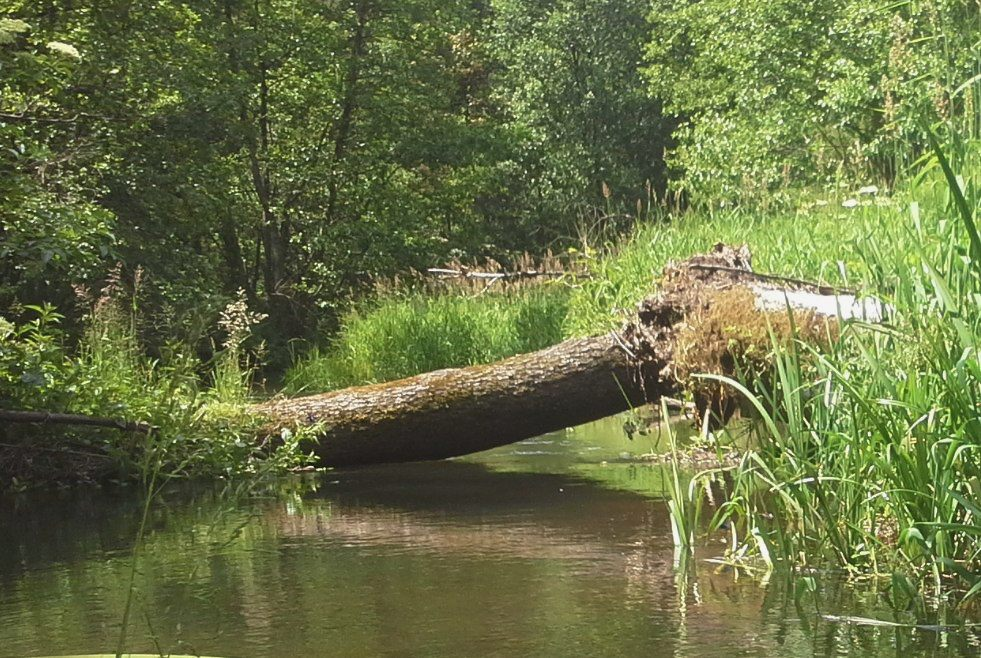
%> input picture rzeczka.jpg, 981 x 658 px
$ octave lab4_8.m   (GNU Octave 9; MATLAB toolbox functions it lacks are replaced by stand-ins)
%> lines starting %> are read from the running program, lines starting %| are printed output that depends on the picture; in (x1, y1, x2, y2) boxes, pixels count from 0 and x2, y2 are one past the last pixel; in counts of white or black regions, pixels touching at a corner belong together; the program's own positions count from 1
clear all; clf; clc;
#
img8 = imread("rzeczka.jpg");
%> img8 is the input picture: size 658x981x3 uint8; mean R, G, B 104.7, 113.4, 68.7
img = double(img8);
#
function wyjscie = PrzytnijZakres(wejscie)
  if(wejscie <= 0)
    wyjscie = 0;
  elseif(wejscie >= 255)
    wyjscie = 255;
  else
    wyjscie = wejscie;
  endif
endfunction
#
function wyjscie = Porownanie_vPS_mnoznik(we_stare, we_nowe, mnoznik)
  wyjscie = PrzytnijZakres(mnoznik * abs(we_nowe - we_stare));
endfunction
#
function wyjscie = Porownanie_v2_mnoznik(we_stare, we_nowe, mnoznik)
  wyjscie = PrzytnijZakres(mnoznik * (we_nowe - we_stare) + 127.5);
endfunction
#
function wyjscie = PodbijKolorCbCr(wejscie, podbicie_kolorow)
  wyjscie = PrzytnijZakres(128+(wejscie-128)*podbicie_kolorow);
endfunction
#
img_r = img(:,:,1);
img_g = img(:,:,2);
img_b = img(:,:,3);
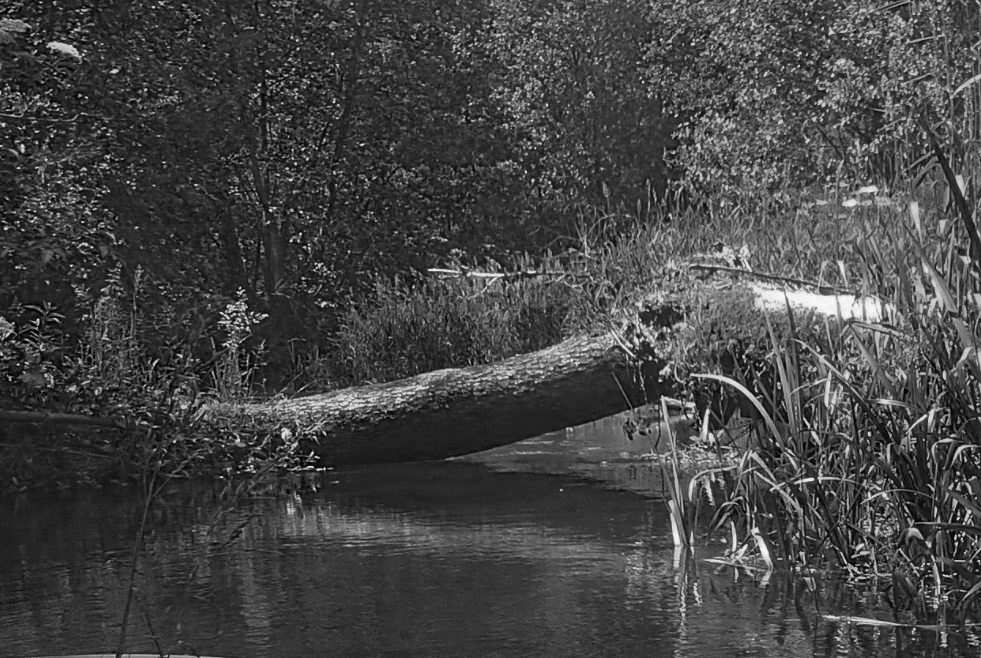
%> img_b: size 658x981 double; min 0, max 254, mean 68.7
#
img_y = 0 + 0.299*img_r + 0.587*img_g + 0.114*img_b;
img_cb = 128 - 0.168736*img_r - 0.331264*img_g + 0.5*img_b;
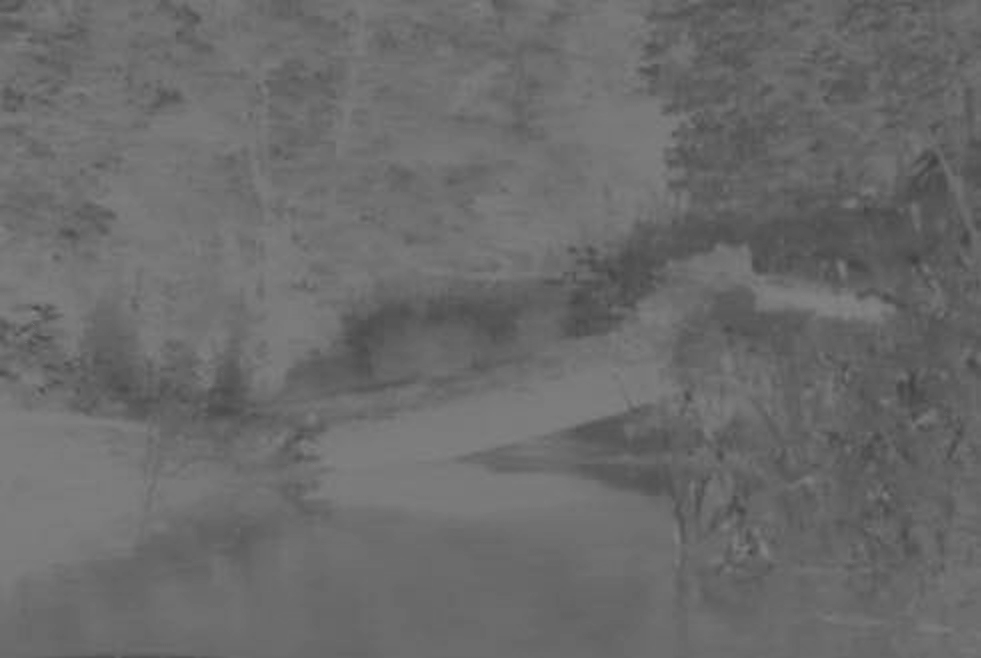
%> img_cb: size 658x981 double; min 64.73, max 134, mean 107.1
img_cr = 128 + 0.5*img_r - 0.418688*img_g - 0.081312*img_b;
#
wieksze128 = img_cr>128;
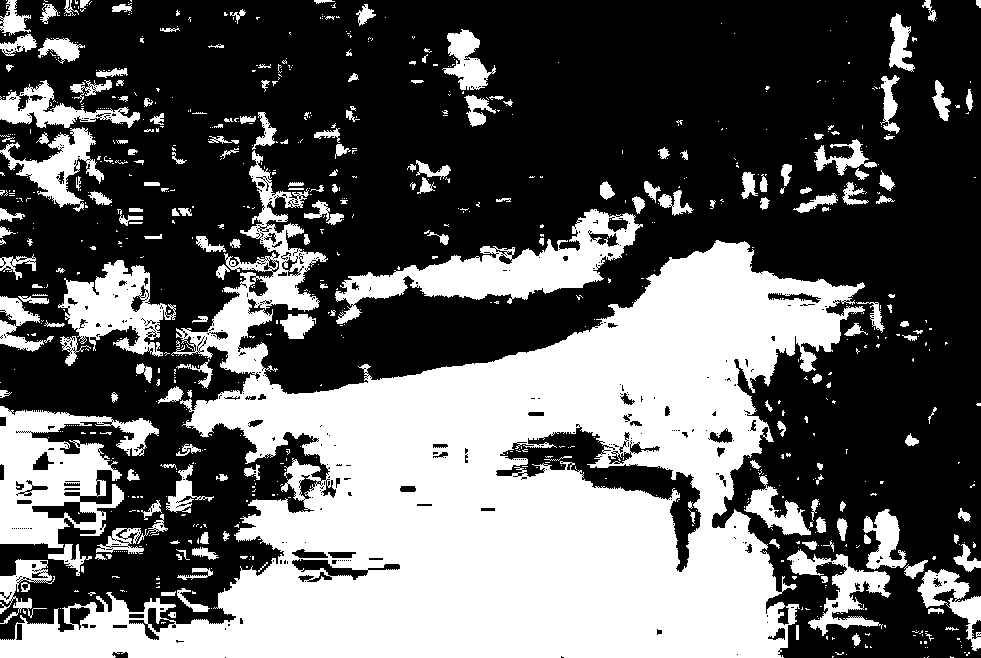
%> wieksze128: size 658x981 logical; 38.1% white; 820 white regions (619 under 20 px), largest, box (x1, y1, x2, y2) and area: (0, 150, 865, 658) 176801, (0, 406, 159, 548) 11423, (335, 209, 643, 324) 10749
mniejsze128 = img_cr<128;
%> mniejsze128: size 658x981 logical; 61.9% white; 818 black regions (617 under 20 px), largest, box (x1, y1, x2, y2) and area: (0, 150, 865, 658) 176850, (0, 406, 159, 548) 11435, (335, 209, 643, 324) 10749
img_cr(wieksze128) = 50;
img_cr(mniejsze128) = 200;
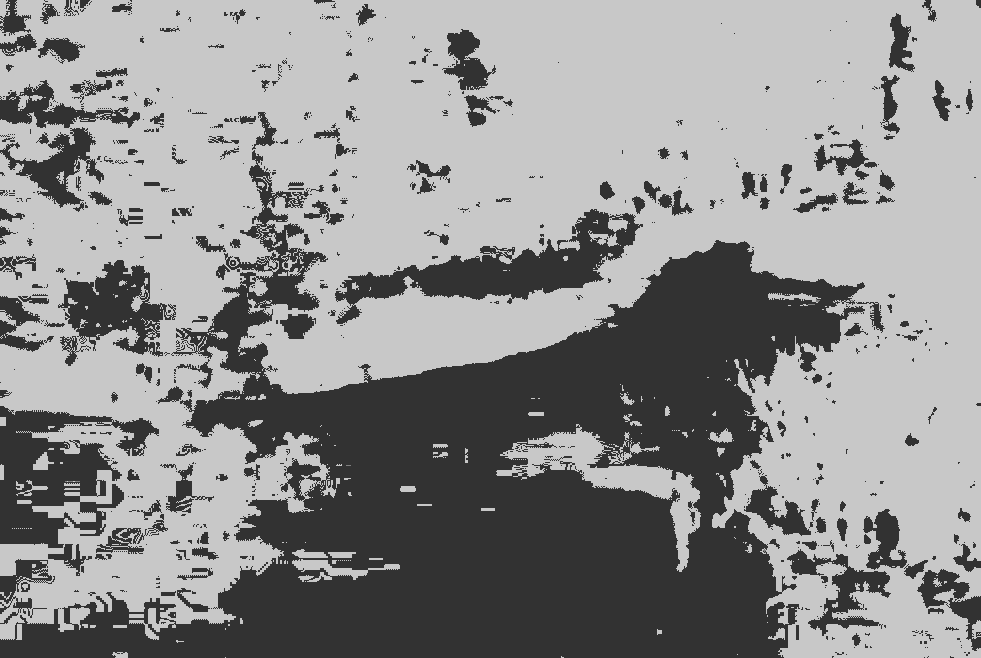
%> img_cr: size 658x981 double; min 50, max 200, mean 142.8
#
img_pokonwersji = img;
img_pokonwersji(:,:,1) = round(img_y+1.402*(img_cr-128));
img_pokonwersji(:,:,2) = round(img_y-0.344136*(img_cb-128)-0.714136*(img_cr-128));
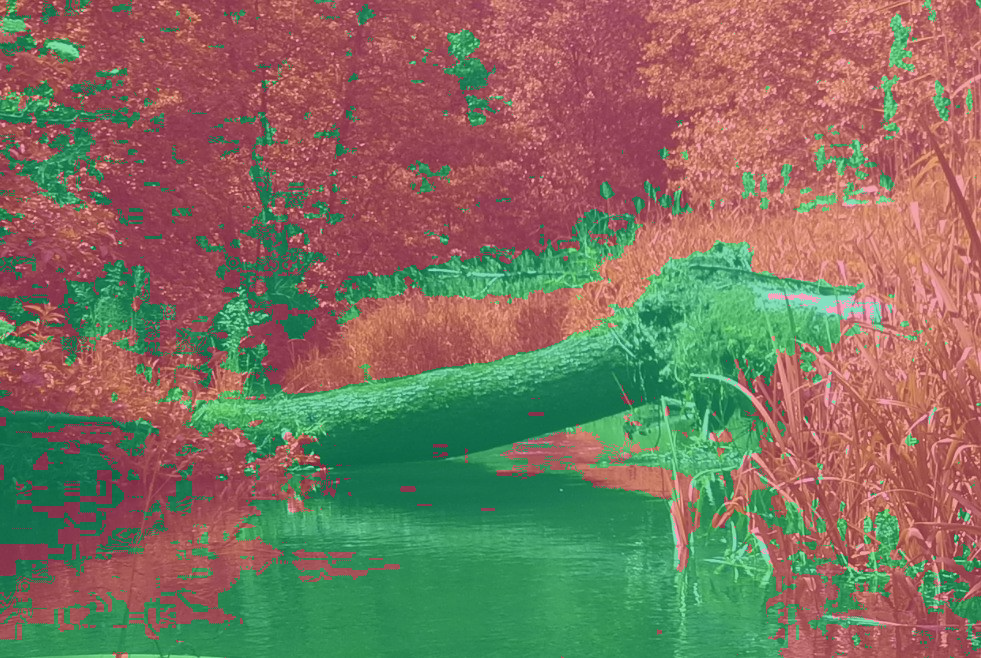
%> img_pokonwersji: size 658x981x3 double; mean R, G, B 126.6, 102.3, 68.7; drawn with min black and max white
img_pokonwersji(:,:,3) = round(img_y+1.772*(img_cb-128));
#
subplot(1, 2, 1);
imshow(img/255);
title("org");
#
subplot(1, 2, 2);
imshow(img_pokonwersji/255);
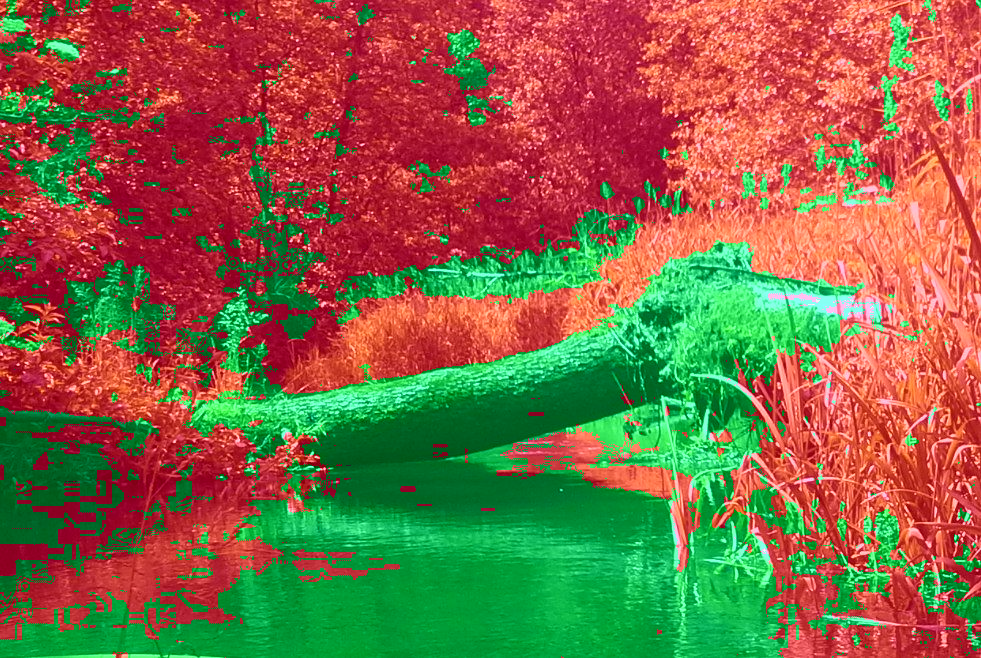
%> displayed picture: size 658x981x3, on the screen's scale of 0 to 255; mean R, G, B 131.8, 101.7, 68.7
title("YCbCr, Cr:>128=50;<128=200, RGB");
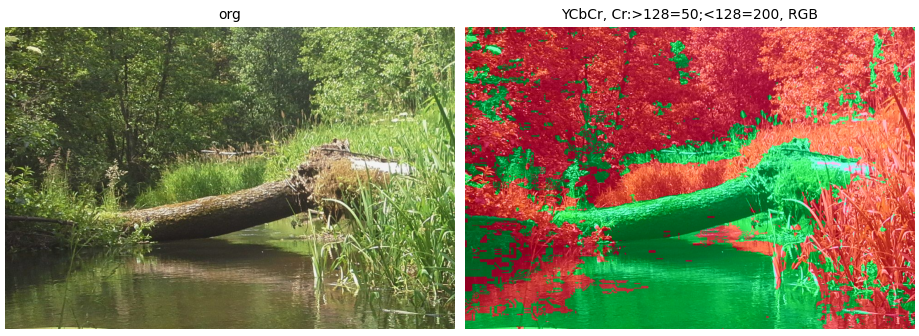
%> figure redrawn from the program's plot data, 2 panels

$ run again, with krajobraz.jpg copied over rzeczka.jpg
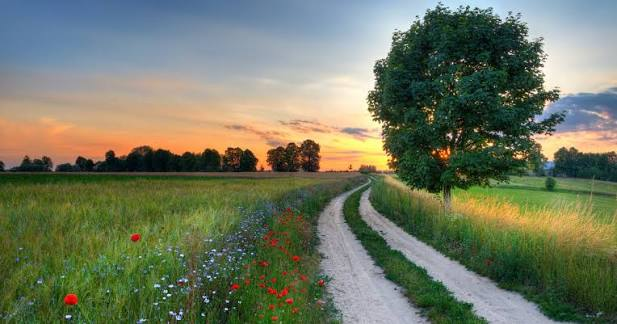
%> input picture krajobraz.jpg, 617 x 324 px
%> img8 is the input picture: size 324x617x3 uint8; mean R, G, B 112.5, 119.7, 96.8
%> `wieksze128 = img_cr>128;`:
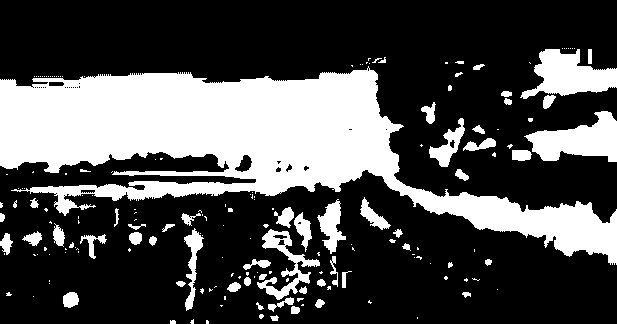
%> wieksze128: size 324x617 logical; 30% white; 183 white regions (123 under 20 px), largest, box (x1, y1, x2, y2) and area: (0, 66, 617, 265) 45949, (524, 111, 617, 162) 2716, (520, 49, 617, 99) 2672
%> mniejsze128: size 324x617 logical; 69.9% white; 186 black regions (126 under 20 px), largest, box (x1, y1, x2, y2) and area: (0, 66, 617, 265) 45978, (524, 111, 617, 162) 2716, (520, 49, 617, 99) 2673
%> `title("YCbCr, Cr:>128=50;<128=200, RGB");`:
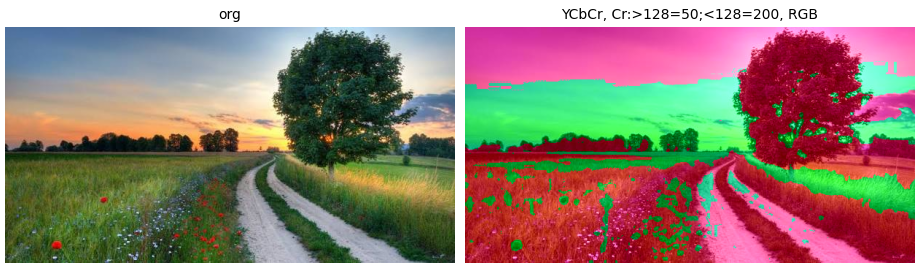
%> figure redrawn from the program's plot data, 2 panels

$ run again, with plaza1.png saved as rzeczka.jpg
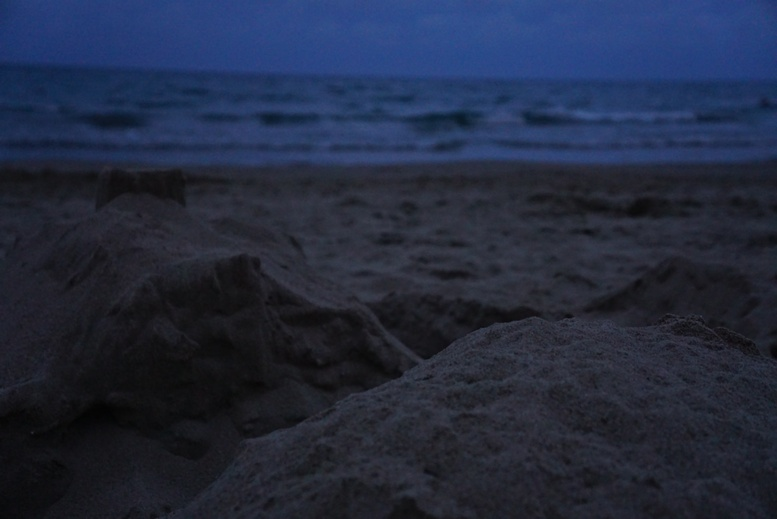
%> input picture plaza1.png, 777 x 519 px
%> img8 is the input picture: size 519x777x3 uint8; mean R, G, B 34.8, 42.5, 63.6
%> `wieksze128 = img_cr>128;`:
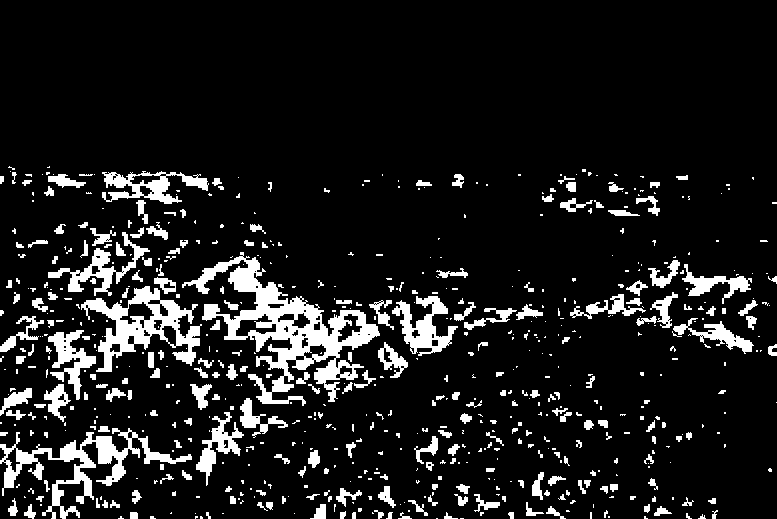
%> wieksze128: size 519x777 logical; 11% white; 660 white regions (422 under 20 px), largest, box (x1, y1, x2, y2) and area: (182, 252, 380, 406) 8405, (0, 428, 192, 519) 3913, (81, 286, 202, 372) 3765
%> mniejsze128: size 519x777 logical; 88.2% white; 670 black regions (435 under 20 px), largest, box (x1, y1, x2, y2) and area: (81, 252, 380, 410) 14629, (0, 428, 192, 519) 3913, (392, 296, 458, 356) 1673
%> `title("YCbCr, Cr:>128=50;<128=200, RGB");`:
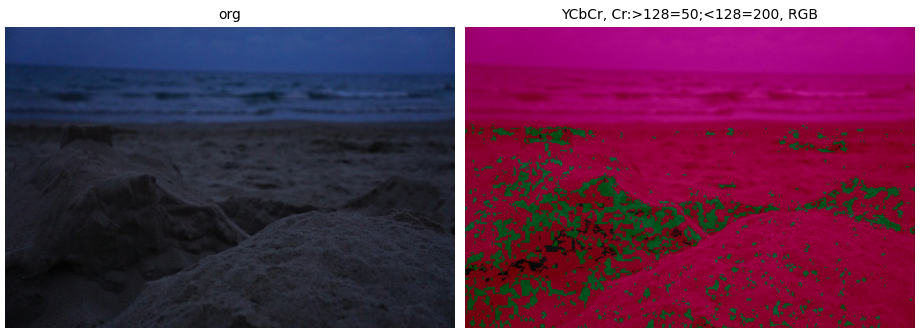
%> figure redrawn from the program's plot data, 2 panels
